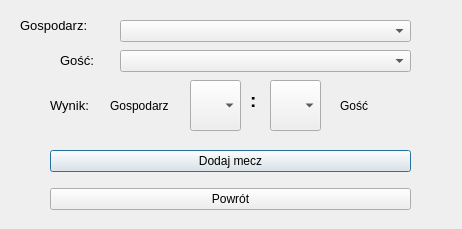
<?xml version="1.0" encoding="UTF-8"?>
<ui version="4.0">
 <class>AddWindow</class>
 <widget class="QDialog" name="AddWindow">
  <property name="geometry">
   <rect>
    <x>0</x>
    <y>0</y>
    <width>462</width>
    <height>229</height>
   </rect>
  </property>
  <property name="windowTitle">
   <string>Dodawanie wyniku meczu</string>
  </property>
  <widget class="QWidget" name="verticalLayoutWidget">
   <property name="geometry">
    <rect>
     <x>50</x>
     <y>140</y>
     <width>361</width>
     <height>80</height>
    </rect>
   </property>
   <layout class="QVBoxLayout" name="verticalLayout">
    <item>
     <widget class="QPushButton" name="AddButton">
      <property name="text">
       <string>Dodaj mecz</string>
      </property>
     </widget>
    </item>
    <item>
     <widget class="QPushButton" name="CancelButton">
      <property name="text">
       <string>Powrót</string>
      </property>
     </widget>
    </item>
   </layout>
  </widget>
  <widget class="QComboBox" name="HomeTeamBox">
   <property name="geometry">
    <rect>
     <x>120</x>
     <y>20</y>
     <width>291</width>
     <height>22</height>
    </rect>
   </property>
  </widget>
  <widget class="QComboBox" name="AwayTeamBox">
   <property name="geometry">
    <rect>
     <x>120</x>
     <y>50</y>
     <width>291</width>
     <height>22</height>
    </rect>
   </property>
  </widget>
  <widget class="QLabel" name="Label">
   <property name="geometry">
    <rect>
     <x>60</x>
     <y>50</y>
     <width>56</width>
     <height>21</height>
    </rect>
   </property>
   <property name="font">
    <font>
     <pointsize>10</pointsize>
    </font>
   </property>
   <property name="text">
    <string>Gość:</string>
   </property>
   <property name="textFormat">
    <enum>Qt::PlainText</enum>
   </property>
  </widget>
  <widget class="QLabel" name="label">
   <property name="geometry">
    <rect>
     <x>20</x>
     <y>10</y>
     <width>91</width>
     <height>31</height>
    </rect>
   </property>
   <property name="font">
    <font>
     <pointsize>10</pointsize>
    </font>
   </property>
   <property name="text">
    <string>Gospodarz:</string>
   </property>
  </widget>
  <widget class="QLabel" name="Label_2">
   <property name="geometry">
    <rect>
     <x>50</x>
     <y>90</y>
     <width>56</width>
     <height>31</height>
    </rect>
   </property>
   <property name="font">
    <font>
     <pointsize>10</pointsize>
    </font>
   </property>
   <property name="text">
    <string>Wynik:</string>
   </property>
   <property name="textFormat">
    <enum>Qt::PlainText</enum>
   </property>
  </widget>
  <widget class="QComboBox" name="HomeScoreBox">
   <property name="geometry">
    <rect>
     <x>190</x>
     <y>80</y>
     <width>51</width>
     <height>51</height>
    </rect>
   </property>
   <property name="font">
    <font>
     <pointsize>14</pointsize>
    </font>
   </property>
  </widget>
  <widget class="QComboBox" name="AwayScorebox">
   <property name="geometry">
    <rect>
     <x>270</x>
     <y>80</y>
     <width>51</width>
     <height>51</height>
    </rect>
   </property>
   <property name="font">
    <font>
     <pointsize>14</pointsize>
    </font>
   </property>
  </widget>
  <widget class="QLabel" name="label_2">
   <property name="geometry">
    <rect>
     <x>340</x>
     <y>90</y>
     <width>56</width>
     <height>31</height>
    </rect>
   </property>
   <property name="text">
    <string>Gość</string>
   </property>
  </widget>
  <widget class="QLabel" name="label_3">
   <property name="geometry">
    <rect>
     <x>110</x>
     <y>90</y>
     <width>71</width>
     <height>31</height>
    </rect>
   </property>
   <property name="text">
    <string>Gospodarz</string>
   </property>
  </widget>
  <widget class="QLabel" name="label_4">
   <property name="geometry">
    <rect>
     <x>250</x>
     <y>90</y>
     <width>16</width>
     <height>21</height>
    </rect>
   </property>
   <property name="font">
    <font>
     <pointsize>14</pointsize>
     <weight>75</weight>
     <bold>true</bold>
    </font>
   </property>
   <property name="text">
    <string>:</string>
   </property>
  </widget>
 </widget>
 <resources/>
 <connections/>
</ui>
